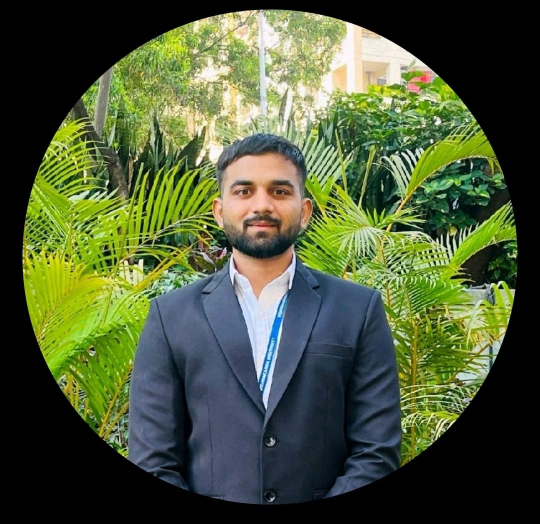
#> input picture aryan.jpg, 1079 x 1047 px, given in place of the camera (shown at 1/2 size)
$ python test.py
#> lines starting #> are read from the running program, lines starting #| are printed output that depends on the picture; after the words box and inside, x2 and y2 are one past the last pixel; in counts of white or black regions, pixels touching at a corner belong together
import cv2
import pickle
import numpy as np
import os
import tempfile
import shutil

# Helper function: safe load pickle
def safe_load_pickle(filepath):
    if os.path.exists(filepath) and os.path.getsize(filepath) > 0:
        with open(filepath, 'rb') as f:
            try:
                return pickle.load(f)
            except Exception:
                print(f"⚠ Corrupted file removed: {filepath}")
                os.remove(filepath)
    return None

# Helper function: safe save pickle
def safe_save_pickle(data, filepath):
    temp_fd, temp_path = tempfile.mkstemp()
    os.close(temp_fd)
    with open(temp_path, 'wb') as f:
        pickle.dump(data, f)
    shutil.move(temp_path, filepath)  # Replace atomically

# Setup
video = cv2.VideoCapture(0)
facesdetect = cv2.CascadeClassifier('haarcascade_frontalface_default.xml')

faces_data = []
name = input("Enter your name: ")
#> the answer given: aryan.jpg
i = 0

while True:
    ret, frame = video.read()
#> frame is the input picture: shape (1047, 1079, 3); mean B, G, R 56.1, 88.8, 76.7
    if not ret:
        print("Failed to grab frame")
        break

    gray = cv2.cvtColor(frame, cv2.COLOR_BGR2GRAY)
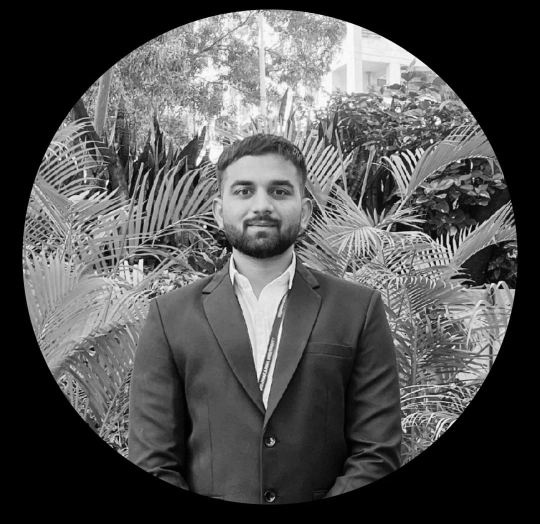
#> gray: shape (1047, 1079) (shown at 1/2 size); min 0, max 255, mean 81.4
    faces = facesdetect.detectMultiScale(gray, 1.3, 5)
#> faces = [[429, 308, 188, 188]]

    for (x, y, w, h) in faces:
        crop_img = frame[y:y+h, x:x+w, :]
        resize_img = cv2.resize(crop_img, (50, 50))

        # Take 10 samples, one every 10 frames
        if len(faces_data) < 10 and i % 10 == 0:
            faces_data.append(resize_img)

        cv2.putText(frame, str(len(faces_data)), (50, 50),
                    cv2.FONT_HERSHEY_SIMPLEX, 1, (50, 50, 255), 2)
        cv2.rectangle(frame, (x, y), (x + w, y + h), (50, 50, 255), 2)
#> this loop made 1 pass
#> pass 1, `crop_img = frame[y:y+h, x:x+w, :]`:
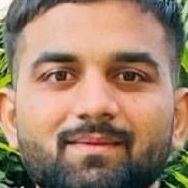
#> crop_img: shape (188, 188, 3); mean B, G, R 107, 129.6, 158.3
#> pass 1, `resize_img = cv2.resize(crop_img, (50, 50))`:
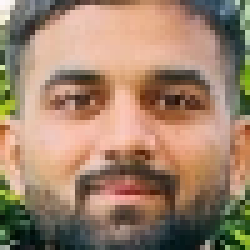
#> resize_img: shape (50, 50, 3) (shown 5 times larger); mean B, G, R 107, 129.6, 158.3
#> after the loop:
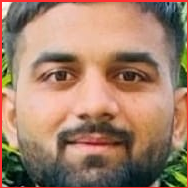
#> crop_img: shape (188, 188, 3); 3.17% of pixels changed, all inside (x1, y1, x2, y2) = (0, 0, 188, 188)
#> after the loop:
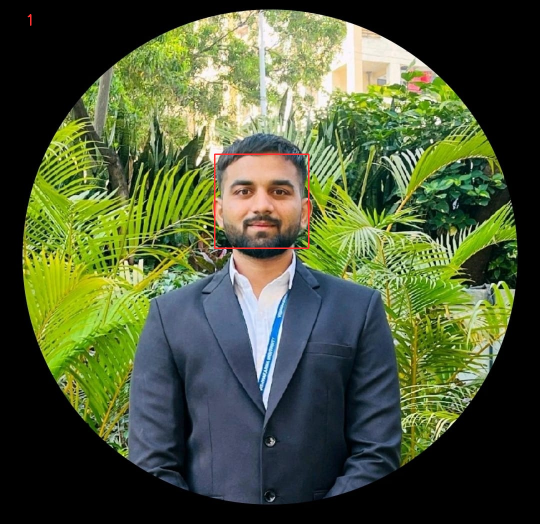
#> frame: shape (1047, 1079, 3) (shown at 1/2 size); 0.21% of pixels changed, all inside (x1, y1, x2, y2) = (55, 28, 619, 498)
#> after the loop, faces_data = 1 item

    i += 1

    cv2.imshow("Camera Feed", frame)

    # Exit when 'q' pressed or 10 samples collected
    if cv2.waitKey(1) == ord('q') or len(faces_data) == 10:
#> (key q is pressed here)
        break

video.release()
cv2.destroyAllWindows()

# Save data
faces_data = np.asarray(faces_data).reshape(10, -1)

# Ensure folder exists
data_dir = os.path.join(os.path.dirname(__file__), 'data')
if not os.path.exists(data_dir):
    os.makedirs(data_dir)

# Save names
names_file = os.path.join(data_dir, 'names.pkl')
names = safe_load_pickle(names_file)
if names is None:
    names = []
names = names + [name] * 10
safe_save_pickle(names, names_file)

# Save faces
faces_file = os.path.join(data_dir, 'faces_data.pkl')
faces = safe_load_pickle(faces_file)
if faces is None:
    faces = np.empty((0, faces_data.shape[1]))
#> faces = empty array
faces = np.append(faces, faces_data, axis=0)
safe_save_pickle(faces, faces_file)

print("✅ Data saved successfully!")
